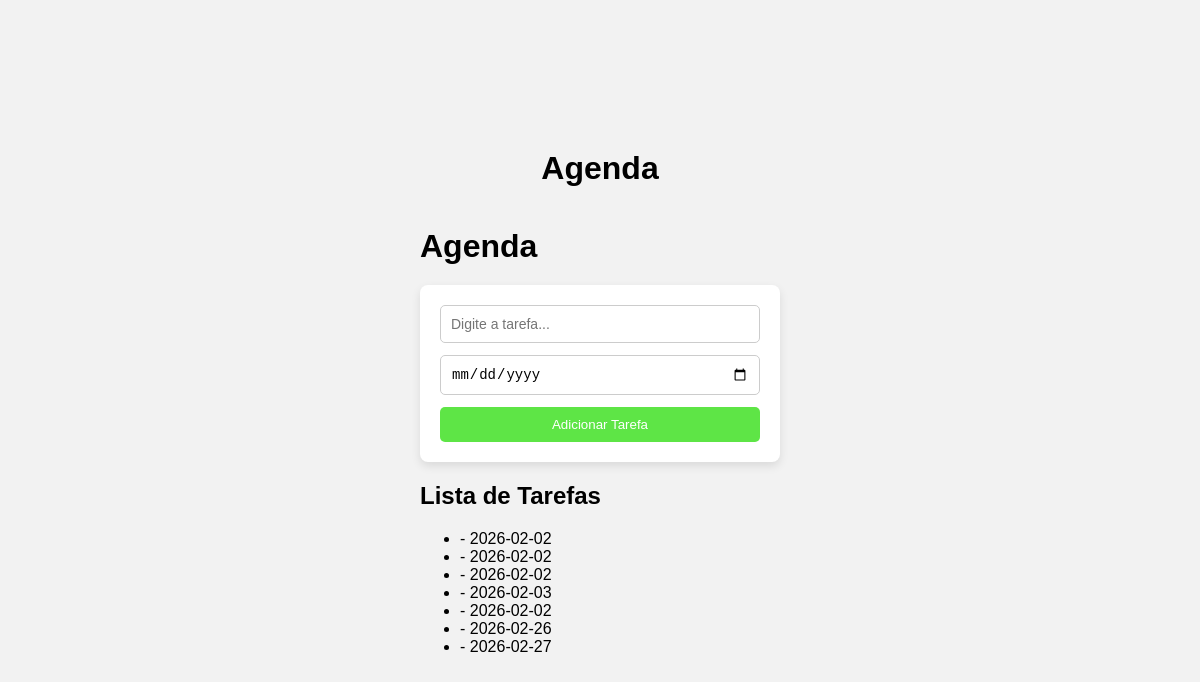
Page /agenda on the earlier database version.
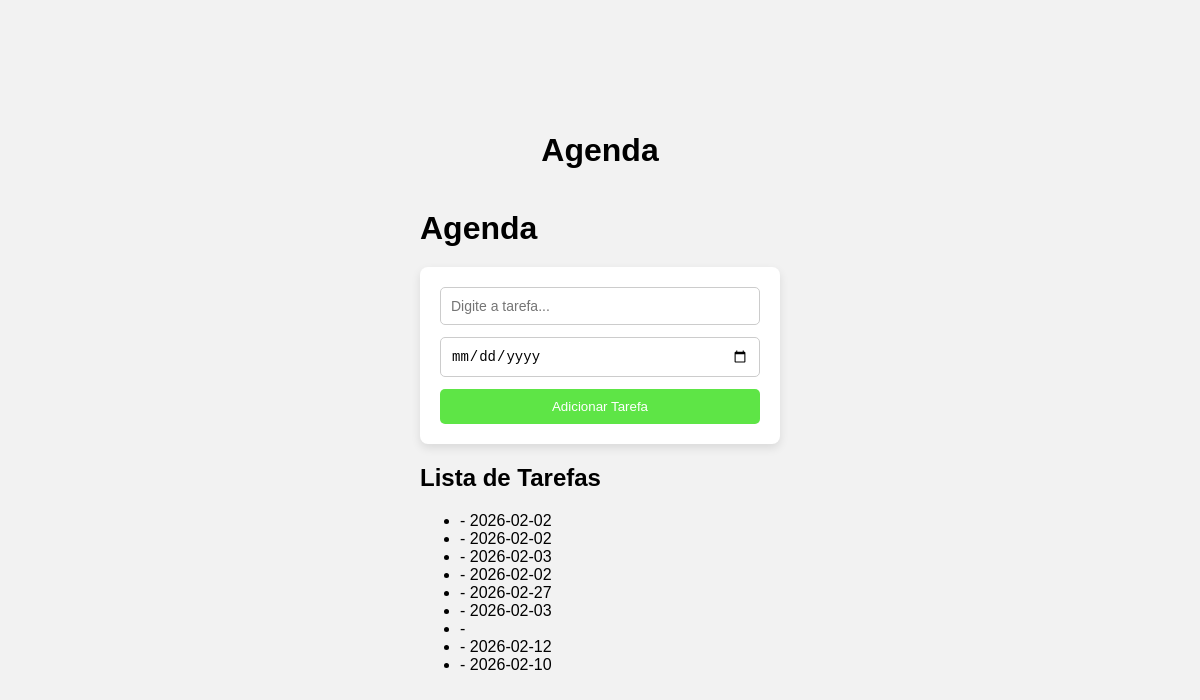
Same page on the later database version.
### tables this page shows
CREATE TABLE tarefas (
            id INTEGER PRIMARY KEY AUTOINCREMENT,
            titulo_tarefa TEXT NOT NULL,
            data_conclusao TEXT);

### app.py (the view)
@app.route('/agenda', methods=['GET','POST'])
def agenda():
    tarefas = None
    if request.method == 'POST':
        titulo_tarefa = request.form['titulo-tarefa']
        data_conclusao = request.form['data-conclusao']
        tarefa = Tarefa(titulo_tarefa, data_conclusao)
        tarefa.salvar_tarefa()
    tarefas = Tarefa.obter_tarefas()
    return render_template('agenda.html', titulo='Agenda', tarefas=tarefas)

### models/database.py (called while the page is built)
    def buscar_tudo(self, query: str, params: tuple = ()) -> list[Any]:
        self.cursor.execute(query, params)
        return self.cursor.fetchall()

    def close(self) -> None:
        self.connection.close()

    def __enter__(self) -> Self:
        return self

    def __exit__(
            self,
            exc_type: Optional[Type[BaseException]],
            exc_value: Optional[BaseException],
            tb: Optional[TracebackType]) -> None:
        if exc_type is not None:
            print('Exceção capturada no contexto')
            print(f'Tipo: {exc_type.__name__}')
            print(f'Mensagem: {exc_value}')
            print('Traceback completo:')
            traceback.print_tb(tb)
        self.close()

### models/tarefa.py (called while the page is built)
    @classmethod
    def obter_tarefas(cls) -> list[Self]:
        with Database('./data/tarefas.sqlite3') as db:
            query: str = 'SELECT titulo_tarefa, data_conclusao FROM tarefas;'
            resultados: list[Any] = db.buscar_tudo(query)
            tarefas: list[Self] = [cls(titulo, data) for titulo, data in resultados]
            return tarefas

### templates/agenda.html
{% extends "base.html" %}
{% block content %}
<div class="container-principal">
    <h1 class="titulo">Agenda</h1>
    <form method="POST">
       <input type="text" name="titulo-tarefa" class="input-bonito"
              placeholder="Digite a tarefa..." required>
        <input type="date" name="data-conclusao" class="input-bonito">
        <button type="submit" class="btn-adicionar">Adicionar Tarefa</button>
    </form>
        <h2>Lista de Tarefas</h2>
        {% if tarefas %}
          <ul>
            {% for tarefa in tarefas %}
            <li>{{ tarefa.titulo }} - {{ tarefa.data_conclusao }}</li>
            {% endfor %}
          </ul>
        {% else %}
             <p>Nenhuma tarefa cadastrada.</p>
        {% endif %}
{% endblock %}

### templates/base.html (shortened to what this page needs)
<!DOCTYPE html>
<html lang="pt-br">
<head>
    <link rel="stylesheet" href="{{ url_for('static', filename='style.css') }}">
</head>
<body>
    <div class="pagina">
        <h1>{{ titulo }}</h1>
        {% block content %}{% endblock %}
    </div>
</body>

### static/style.css (style rules this page uses)
body { margin: 0; padding: 0; font-family: Arial, sans-serif; background-color: #f2f2f2; }
.pagina { min-height: 100vh; display: flex; flex-direction: column; align-items: center; justify-content: center; }
h1 { margin-bottom: 20px; }
form { background-color: white; padding: 20px; width: 320px; border-radius: 8px; box-shadow: 0 4px 10px rgba(0,0,0,0.1); display: flex; flex-direction: column; }
form input { margin-bottom: 12px; padding: 10px; font-size: 14px; border: 1px solid #ccc; border-radius: 5px; }
form button { padding: 10px; background-color: #5ee546; color: white; border: none; border-radius: 5px; cursor: pointer; }

Differences in the rows shown:
removed tarefas: data_conclusao "2026-02-02"
removed tarefas: data_conclusao "2026-02-26"
added tarefas: data_conclusao "2026-02-03"
added tarefas: data_conclusao "2026-02-12"
added tarefas: data_conclusao "2026-02-10"
